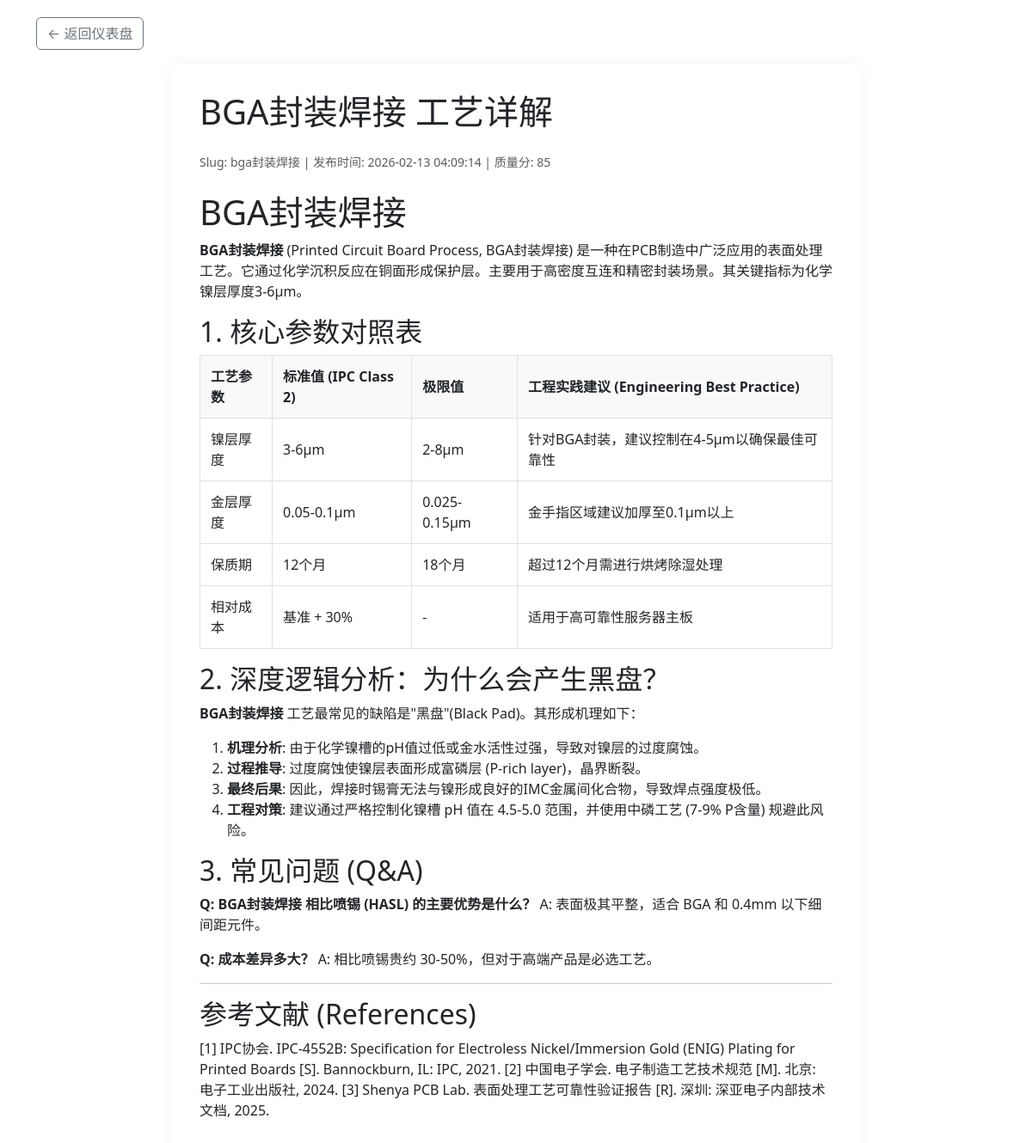
/article/bga封装焊接, run on the app's committed database.
### tables this page shows
CREATE TABLE geo_kb_articles (
  id INTEGER PRIMARY KEY AUTOINCREMENT,
  title TEXT NOT NULL,
  slug TEXT NOT NULL UNIQUE,
  content_html TEXT,
  meta_description TEXT,
  json_ld_data TEXT, -- SQLite uses TEXT for JSON
  content_hash TEXT NOT NULL,
  quality_score INTEGER DEFAULT 0,
  publish_status INTEGER DEFAULT 0, -- 0:Draft, 1:Pending, 2:Published
  view_count INTEGER DEFAULT 0,
  ai_citation_count INTEGER DEFAULT 0,
  created_at TIMESTAMP DEFAULT CURRENT_TIMESTAMP,
  updated_at TIMESTAMP DEFAULT CURRENT_TIMESTAMP
);

### web_view/app.py (the view)
@app.route('/article/<slug>')
def article_detail(slug):
    cur = get_db().cursor()
    cur.execute("SELECT * FROM geo_kb_articles WHERE slug = ?", (slug,))
    article = cur.fetchone()
    if article is None:
        abort(404)
    html_content = markdown.markdown(article['content_html'], extensions=['tables', 'fenced_code'])
    return render_template('article.html', article=article, content=html_content)

### web_view/app.py (called while the page is built)
def get_db():
    db = getattr(g, '_database', None)
    if db is None:
        db = g._database = sqlite3.connect(DB_PATH)
        db.row_factory = sqlite3.Row
    return db

@app.teardown_appcontext
def close_connection(exception):
    db = getattr(g, '_database', None)
    if db is not None:
        db.close()

### web_view/templates/article.html (shortened to what this page needs)
<!DOCTYPE html>
<html lang="zh-CN">
<head>
    <link href="https://cdn.jsdelivr.net/npm/bootstrap@5.3.0/dist/css/bootstrap.min.css" rel="stylesheet">
</head>
<body>
    <div class="container">
        <a href="/" class="btn btn-outline-secondary mb-3">← 返回仪表盘</a>
        <div class="article-container">
            <h1 class="mb-4">{{ article.title }}</h1>
            <div class="mb-4 text-muted small">
                <span>Slug: {{ article.slug }}</span> |
                <span>发布时间: {{ article.created_at }}</span> |
                <span>质量分: {{ article.quality_score }}</span>
            </div>
            <div class="content">
                {{ content | safe }}
            </div>
        </div>
    </div>
</body>
</html>

### web_view/templates/article.html (style rules this page uses)
body { background-color: #fff; padding-top: 20px; }
.article-container { max-width: 800px; margin: 0 auto; padding: 2rem; box-shadow: 0 0 15px rgba(0, 0, 0, 0.05); border-radius: 8px; background: #fff; }
table { width: 100%; margin-bottom: 1rem; border-collapse: collapse; }
th, td { border: 1px solid #dee2e6; padding: 0.75rem; }
th { background-color: #f8f9fa; }

### data on the page
geo_kb_articles: title "BGA封装焊接 工艺详解", slug "bga封装焊接", created_at "2026-02-13 04:09:14", quality_score "85", slug "BGA封装焊接 BGA封装焊接 (Printed Circuit Board Process, BGA封装焊接) 是一种在PCB制造中广泛应用的表面处理工艺。它通过化学沉积反应在铜面形成保护层。主要用于高密度互连和精密封装场景。其关键指标为化学镍层厚度3-6μm。 1. 核心参数对照表 工艺参数 标准值 (IPC Class 2) 极限值 工程实践建议 (Engineering Best Practice) 镍层厚度 3-6μm 2-8μm 针对BGA封装，建议控制在4-5μm以确保最佳可靠性 金层厚度 0.05-0.1μm 0.025-0.15μm 金手指区域建议加厚至0.1μm以上 保质期 12个月 18个月 超过12个月需进行烘烤除湿处理 相对成本 基准 + 30% - 适用于高可靠性服务器主板 2. 深度逻辑分析：为什么会产生黑盘？ BGA封装焊接 工艺最常见的缺陷是\"黑盘\"(Black Pad)。其形成机理如下： 机理分析 : 由于化学镍槽的pH值过低或金水活性过强，导致对镍层的过度腐蚀。 过程推导 : 过度腐蚀使镍层表面形成富磷层 (P-rich layer)，晶界断裂。 最终后果 : 因此，焊接时锡膏无法与镍形成良好的IMC金属间化合物，导致焊点强度极低。 工程对策 : 建议通过严格控制化镍槽 pH 值在 4.5-5.0 范围，并使用中磷工艺 (7-9% P含量) 规避此风险。 3. 常见问题 (Q&A) Q: BGA封装焊接 相比喷锡 (HASL) 的主要优势是什么？ A: 表面极其平整，适合 BGA 和 0.4mm 以下细间距元件。 Q: 成本差异多大？…"
